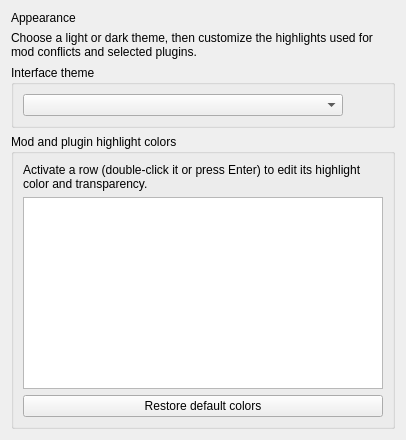
     <widget class="QWidget" name="themeTab">
      <attribute name="title">
       <string>Theme</string>
      </attribute>
      <layout class="QVBoxLayout" name="verticalLayout_20" stretch="0,0,0,1">
       <item>
        <widget class="QLabel" name="themePageTitle">
         <property name="text">
          <string>Appearance</string>
         </property>
        </widget>
       </item>
       <item>
        <widget class="QLabel" name="themePageSubtitle">
         <property name="text">
          <string>Choose a light or dark theme, then customize the highlights used for mod conflicts and selected plugins.</string>
         </property>
         <property name="wordWrap">
          <bool>true</bool>
         </property>
        </widget>
       </item>
       <item>
        <widget class="QGroupBox" name="themeStyleGroup">
         <property name="title">
          <string>Interface theme</string>
         </property>
         <property name="alignment">
          <set>Qt::AlignLeading|Qt::AlignLeft|Qt::AlignTop</set>
         </property>
         <layout class="QHBoxLayout" name="horizontalLayout_13">
          <item>
           <widget class="QComboBox" name="styleBox">
            <property name="minimumSize">
             <size>
              <width>320</width>
              <height>0</height>
             </size>
            </property>
            <property name="maxVisibleItems">
             <number>9</number>
            </property>
            <property name="toolTip">
             <string>Visual theme of the user interface.</string>
            </property>
            <property name="whatsThis">
             <string>Visual theme of the user interface.</string>
            </property>
           </widget>
          </item>
          <item>
           <spacer name="horizontalSpacer_5">
            <property name="orientation">
             <enum>Qt::Horizontal</enum>
            </property>
            <property name="sizeHint" stdset="0">
             <size>
              <width>40</width>
              <height>20</height>
             </size>
            </property>
           </spacer>
          </item>
         </layout>
        </widget>
       </item>
       <item>
        <layout class="QVBoxLayout" name="verticalLayout_18" stretch="1">
         <item>
          <widget class="QGroupBox" name="themeColorsGroup">
           <property name="title">
            <string>Mod and plugin highlight colors</string>
           </property>
           <layout class="QVBoxLayout" name="verticalLayout_13" stretch="0,1,0">
            <item>
             <widget class="QLabel" name="themeColorDescription">
              <property name="text">
               <string>Activate a row (double-click it or press Enter) to edit its highlight color and transparency.</string>
              </property>
              <property name="wordWrap">
               <bool>true</bool>
              </property>
             </widget>
            </item>
            <item>
             <widget class="ColorTable" name="colorTable">
              <property name="editTriggers">
               <set>QAbstractItemView::NoEditTriggers</set>
              </property>
              <property name="selectionMode">
               <enum>QAbstractItemView::SingleSelection</enum>
              </property>
              <property name="selectionBehavior">
               <enum>QAbstractItemView::SelectRows</enum>
              </property>
              <property name="verticalScrollMode">
               <enum>QAbstractItemView::ScrollPerPixel</enum>
              </property>
              <property name="cornerButtonEnabled">
               <bool>false</bool>
              </property>
              <attribute name="horizontalHeaderVisible">
               <bool>false</bool>
              </attribute>
              <attribute name="horizontalHeaderHighlightSections">
               <bool>false</bool>
              </attribute>
              <attribute name="horizontalHeaderStretchLastSection">
               <bool>true</bool>
              </attribute>
              <attribute name="verticalHeaderVisible">
               <bool>false</bool>
              </attribute>
             </widget>
            </item>
            <item>
             <widget class="QWidget" name="widget_5" native="true">
              <layout class="QHBoxLayout" name="horizontalLayout_3">
               <property name="leftMargin">
                <number>0</number>
               </property>
               <property name="topMargin">
                <number>0</number>
               </property>
               <property name="rightMargin">
                <number>0</number>
               </property>
               <property name="bottomMargin">
                <number>0</number>
               </property>
               <item>
                <widget class="QPushButton" name="resetColorsBtn">
                 <property name="toolTip">
                  <string>Restore all highlight colors to their default values.</string>
                 </property>
                 <property name="whatsThis">
                  <string>Restore all highlight colors to their default values.</string>
                 </property>
                 <property name="text">
                  <string>Restore default colors</string>
                 </property>
                </widget>
               </item>
              </layout>
             </widget>
            </item>
           </layout>
          </widget>
         </item>
        </layout>
       </item>
      </layout>
     </widget>
